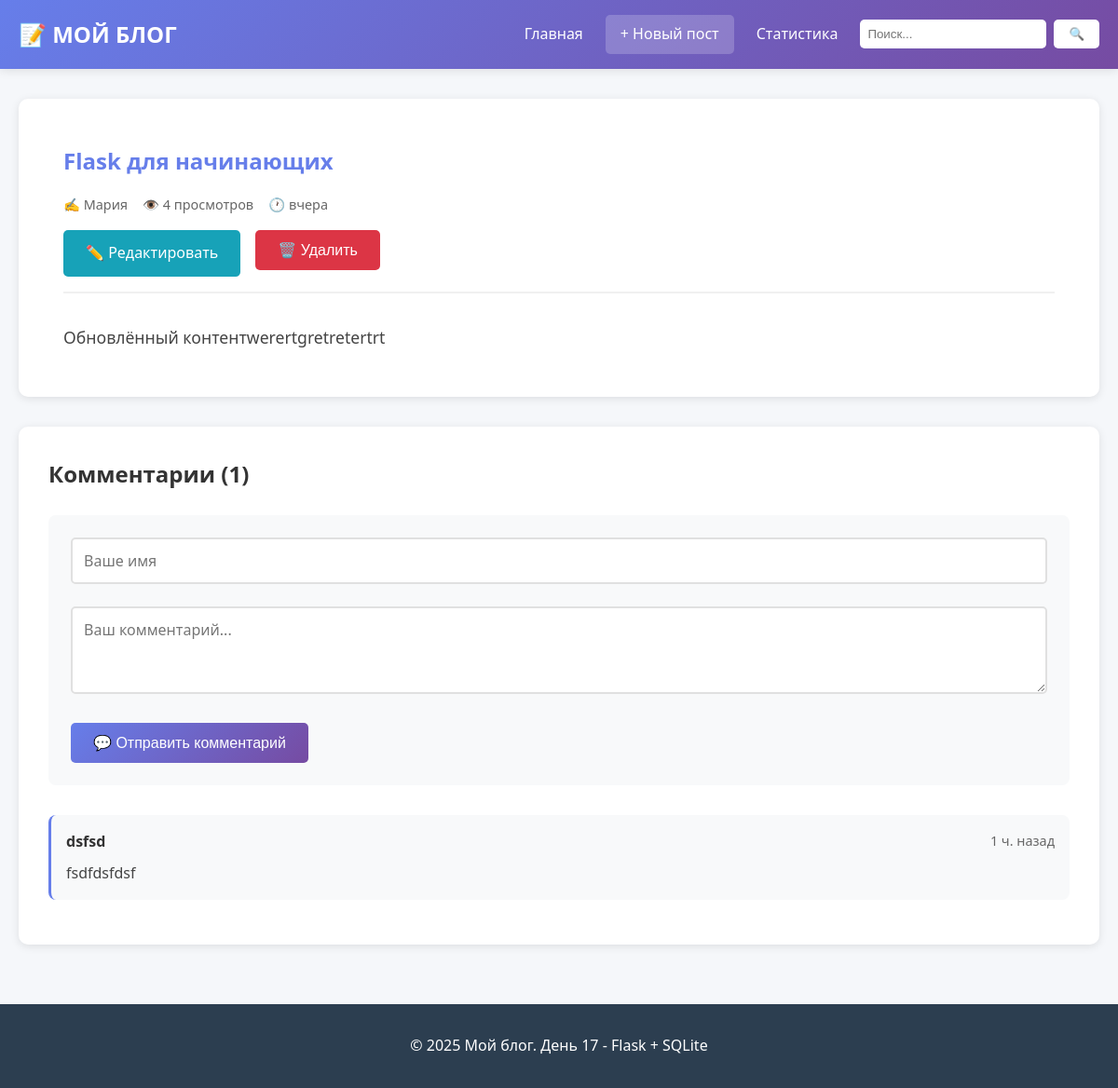
Screenshot of /post/2 with the database file from the repository.
### tables this page shows
CREATE TABLE posts (
            id INTEGER PRIMARY KEY AUTOINCREMENT,
            title TEXT NOT NULL,
            content TEXT NOT NULL,
            author TEXT NOT NULL,
            views INTEGER DEFAULT 0,
            created_at TIMESTAMP DEFAULT CURRENT_TIMESTAMP
        );

CREATE TABLE comments (
            id INTEGER PRIMARY KEY AUTOINCREMENT,
            post_id INTEGER NOT NULL,
            author TEXT NOT NULL,
            content TEXT NOT NULL,
            created_at TIMESTAMP DEFAULT CURRENT_TIMESTAMP,
            FOREIGN KEY (post_id) REFERENCES posts (id)
        );

### app.py (the view, shortened to what this page needs)
@app.route('/post/<int:post_id>')
def view_post(post_id):
    post = db.get_post_by_id(post_id)
    db.increment_views(post_id)
    comments = db.get_comments_for_post(post_id)
    return render_template('post.html', post=post, comments=comments)

### app.py (called while the page is built)
@app.template_filter('timeago')
def timeago_filter(timestamp):
    from datetime import datetime
    if isinstance(timestamp, str):
        try:
            dt = datetime.fromisoformat(timestamp.replace('Z', '+00:00'))
        except:
            return timestamp
    else:
        dt = timestamp
    now = datetime.now()
    diff = now - dt
    seconds = diff.total_seconds()
    if seconds < 60:
        return 'только что'
    elif seconds < 3600:
        minutes = int(seconds / 60)
        return f'{minutes} мин. назад'
    elif seconds < 86400:
        hours = int(seconds / 3600)
        return f'{hours} ч. назад'
    else:
        days = int(seconds / 86400)
        if days == 1:
            return 'вчера'
        elif days < 30:
            return f'{days} дн. назад'
        else:
            return dt.strftime('%d.%m.%Y')

### database.py (called while the page is built)
def dict_factory(cursor, row):
    d = {}
    for idx, col in enumerate(cursor.description):
        d[col[0]] = row[idx]
    return d

def get_post_by_id(post_id):
    with sqlite3.connect(DATABASE) as conn:
        conn.row_factory = dict_factory
        cursor = conn.cursor()
        cursor.execute("SELECT * FROM posts WHERE id = ?", (post_id,))
        return cursor.fetchone()

def increment_views(post_id):
    with sqlite3.connect(DATABASE) as conn:
        cursor = conn.cursor()
        cursor.execute("""
        UPDATE posts
        SET views = views + 1
        WHERE id = ?
        """, (post_id,))
        conn.commit()

def get_comments_for_post(post_id):
    with sqlite3.connect(DATABASE) as conn:
        conn.row_factory = dict_factory
        cursor = conn.cursor()
        cursor.execute("""
        SELECT * FROM comments
        WHERE post_id = ?
        ORDER BY created_at ASC
        """, (post_id,))
        return cursor.fetchall()

### templates/post.html (shortened to what this page needs)
{% extends "base.html" %}
{% block content %}
    <article class="post-full">
        <header class="post-header">
            <h1>{{ post.title }}</h1>
            <div class="post-meta">
                <span>✍️ {{ post.author }}</span>
                <span>👁️ {{ post.views }} просмотров</span>
                <span>🕐 {{ post.created_at | timeago }}</span>
            </div>
            <div class="post-actions">
                <a href="{{ url_for('edit_post', post_id=post.id) }}" class="btn btn-edit">
                    ✏️ Редактировать
                </a>
                <form action="{{ url_for('delete_post', post_id=post.id) }}"
                      method="POST"
                      style="display: inline;"
                      onsubmit="return confirm('Удалить этот пост?')">
                    <button type="submit" class="btn btn-delete">
                        🗑️ Удалить
                    </button>
                </form>
            </div>
        </header>
        <div class="post-content">
            {{ post.content | replace('\n', '<br>') | safe }}
        </div>
    </article>
    <section class="comments-section">
        <h2>Комментарии ({{ comments | length }})</h2>
        <form action="{{ url_for('add_comment', post_id=post.id) }}"
              method="POST"
              class="comment-form">
            <div class="form-group">
                <input type="text" name="author" placeholder="Ваше имя" required>
            </div>
            <div class="form-group">
                <textarea name="content"
                          placeholder="Ваш комментарий..."
                          rows="3"
                          required></textarea>
            </div>
            <button type="submit" class="btn btn-primary">
                💬 Отправить комментарий
            </button>
        </form>
        {% if comments %}
            <div class="comments-list">
                {% for comment in comments %}
                    <div class="comment">
                        <div class="comment-header">
                            <strong>{{ comment.author }}</strong>
                            <span class="comment-date">
                                {{ comment.created_at | timeago }}
                            </span>
                        </div>
                        <div class="comment-content">
                            {{ comment.content }}
                        </div>
                    </div>
                {% endfor %}
            </div>
        {% else %}
            <p class="no-comments">Комментариев пока нет. Будьте первым!</p>
        {% endif %}
    </section>
{% endblock %}

### static/css/blog.css (style rules this page uses)
* { margin: 0; padding: 0; box-sizing: border-box; }
body { font-family: 'Segoe UI', Tahoma, Geneva, Verdana, sans-serif; line-height: 1.6; color: #333; background-color: #f5f7fa; }
.post-meta { display: flex; gap: 1rem; font-size: 0.9rem; color: #666; margin-bottom: 1rem; }
.post-full { background: white; padding: 3rem; border-radius: 10px; box-shadow: 0 2px 10px rgba(0,0,0,0.1); margin: 2rem 0; }
.post-header { border-bottom: 2px solid #f0f0f0; padding-bottom: 1rem; margin-bottom: 2rem; }
.post-header h1 { margin-bottom: 1rem; color: #667eea; }
.post-actions { margin-top: 1rem; display: flex; gap: 1rem; }
.post-content { font-size: 1.1rem; line-height: 1.8; color: #444; }
.comments-section { background: white; padding: 2rem; border-radius: 10px; box-shadow: 0 2px 10px rgba(0,0,0,0.1); margin: 2rem 0; }
.comments-section h2 { margin-bottom: 1.5rem; }
.comment-form { background: #f8f9fa; padding: 1.5rem; border-radius: 8px; margin-bottom: 2rem; }
.comments-list { margin-top: 2rem; }
.comment { background: #f8f9fa; padding: 1rem; border-radius: 8px; margin-bottom: 1rem; border-left: 3px solid #667eea; }
.comment-header { display: flex; justify-content: space-between; margin-bottom: 0.5rem; }
.comment-date { color: #666; font-size: 0.9rem; }
.comment-content { color: #444; }
.form-group { margin-bottom: 1.5rem; }
.form-group input, .form-group textarea { width: 100%; padding: 0.75rem; border: 2px solid #e0e0e0; border-radius: 5px; font-family: inherit; font-size: 1rem; transition: border-color 0.3s; }
.btn { display: inline-block; padding: 0.75rem 1.5rem; border: none; border-radius: 5px; font-size: 1rem; cursor: pointer; text-decoration: none; transition: all 0.3s; }
.btn-primary { background: linear-gradient(135deg, #667eea, #764ba2); color: white; }
.btn-edit { background: #17a2b8; color: white; }
.btn-delete { background: #dc3545; color: white; }

### rows the page displays
posts: title "Flask для начинающих", author "Мария", views "4", created_at "вчера", content "Обновлённый контентwerertgretretertrt"
comments: author "dsfsd", created_at "1 ч. назад", content "fsdfdsfdsf"

### other values shown
{{ comments | length }} "1"
